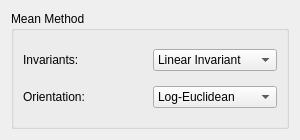
<?xml version="1.0" encoding="UTF-8"?>
<ui version="4.0">
 <class>ComputeTensorUncertainty</class>
 <widget class="QDialog" name="ComputeTensorUncertainty">
  <property name="geometry">
   <rect>
    <x>0</x>
    <y>0</y>
    <width>300</width>
    <height>140</height>
   </rect>
  </property>
  <property name="sizePolicy">
   <sizepolicy hsizetype="Fixed" vsizetype="Fixed">
    <horstretch>0</horstretch>
    <verstretch>0</verstretch>
   </sizepolicy>
  </property>
  <property name="minimumSize">
   <size>
    <width>300</width>
    <height>140</height>
   </size>
  </property>
  <property name="windowTitle">
   <string>Dialog</string>
  </property>
  <layout class="QVBoxLayout" name="verticalLayout">
   <item>
    <widget class="QGroupBox" name="groupBox_2">
     <property name="title">
      <string>Mean Method</string>
     </property>
     <layout class="QVBoxLayout" name="verticalLayout_2">
      <item>
       <layout class="QHBoxLayout" name="horizontalLayout_2">
        <item>
         <widget class="QLabel" name="label_3">
          <property name="text">
           <string>Invariants:</string>
          </property>
         </widget>
        </item>
        <item>
         <widget class="QComboBox" name="meanInvariantComboBox">
          <item>
           <property name="text">
            <string>Linear Invariant</string>
           </property>
          </item>
          <item>
           <property name="text">
            <string>Log-Euclidean</string>
           </property>
          </item>
          <item>
           <property name="text">
            <string>Matrix Average</string>
           </property>
          </item>
         </widget>
        </item>
       </layout>
      </item>
      <item>
       <layout class="QHBoxLayout" name="horizontalLayout">
        <item>
         <widget class="QLabel" name="label">
          <property name="text">
           <string>Orientation:</string>
          </property>
         </widget>
        </item>
        <item>
         <widget class="QComboBox" name="meanOrientationComboBox">
          <item>
           <property name="text">
            <string>Log-Euclidean</string>
           </property>
          </item>
          <item>
           <property name="text">
            <string>Matrix Average</string>
           </property>
          </item>
         </widget>
        </item>
       </layout>
      </item>
     </layout>
    </widget>
   </item>
  </layout>
 </widget>
 <resources/>
 <connections/>
</ui>
